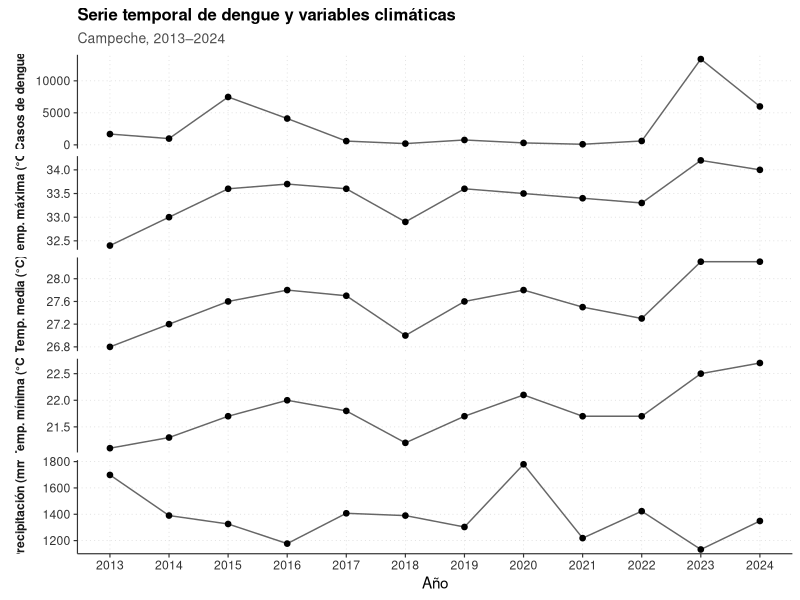
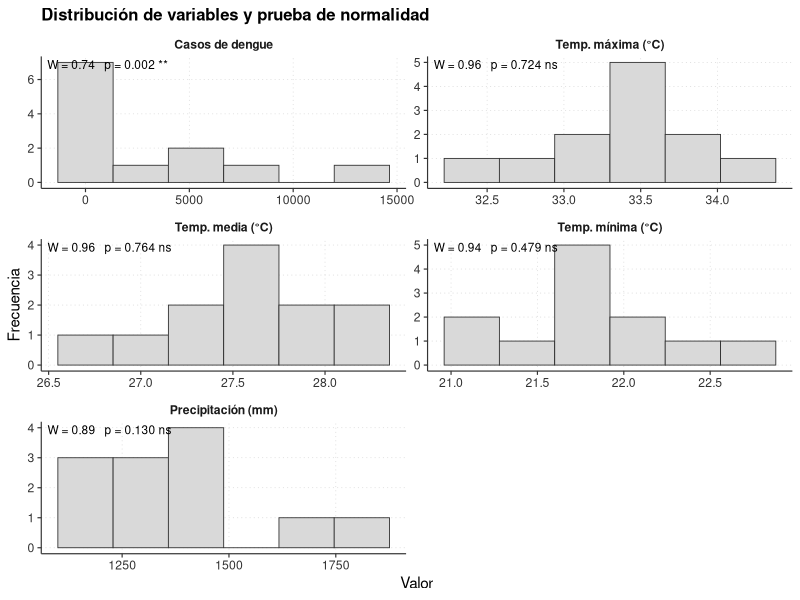
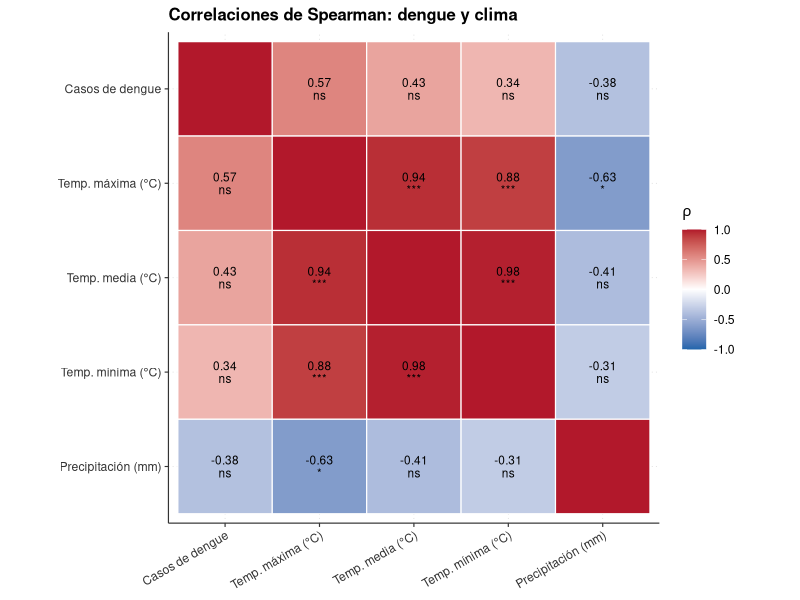
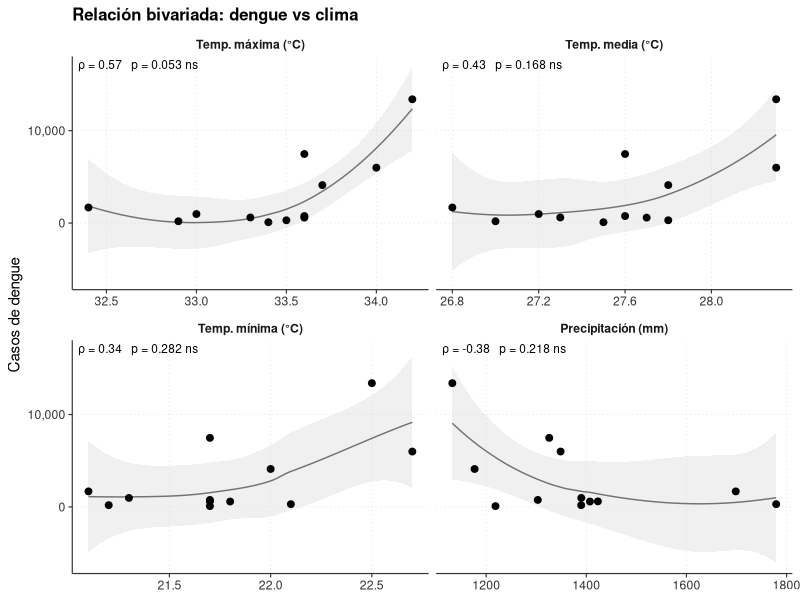
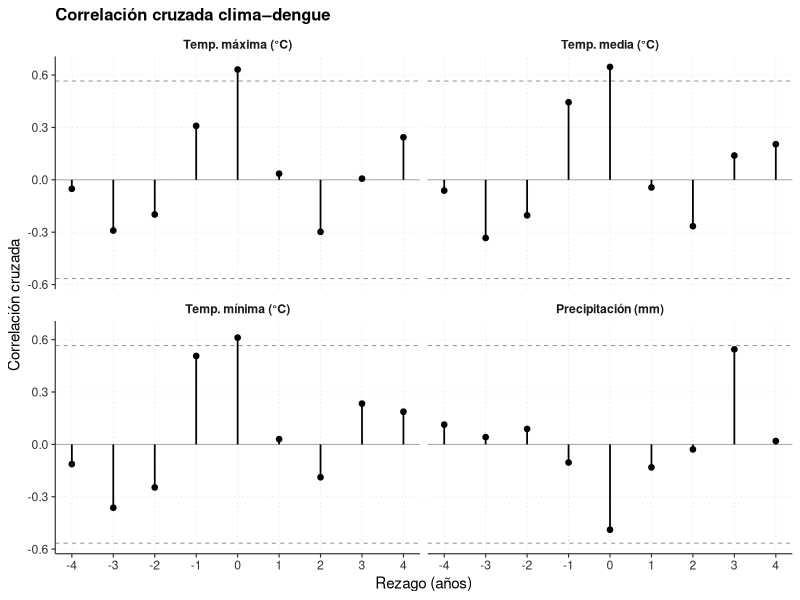
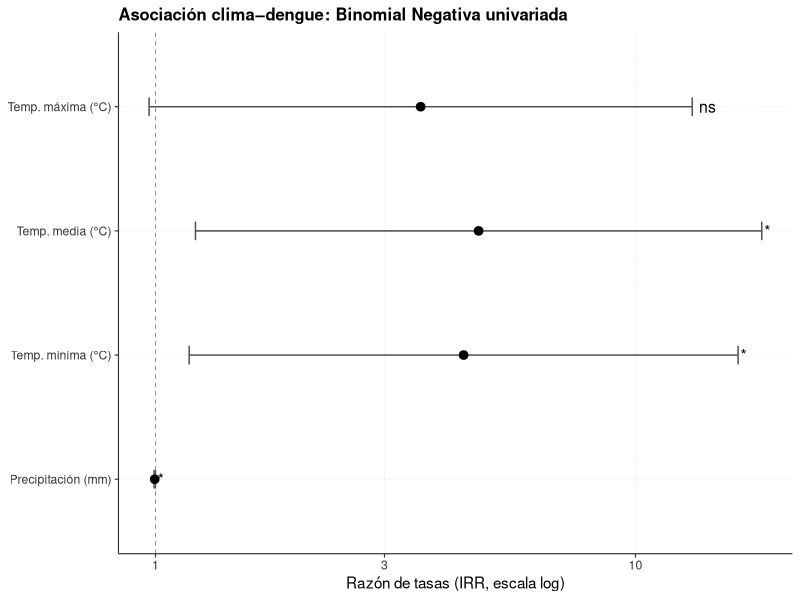
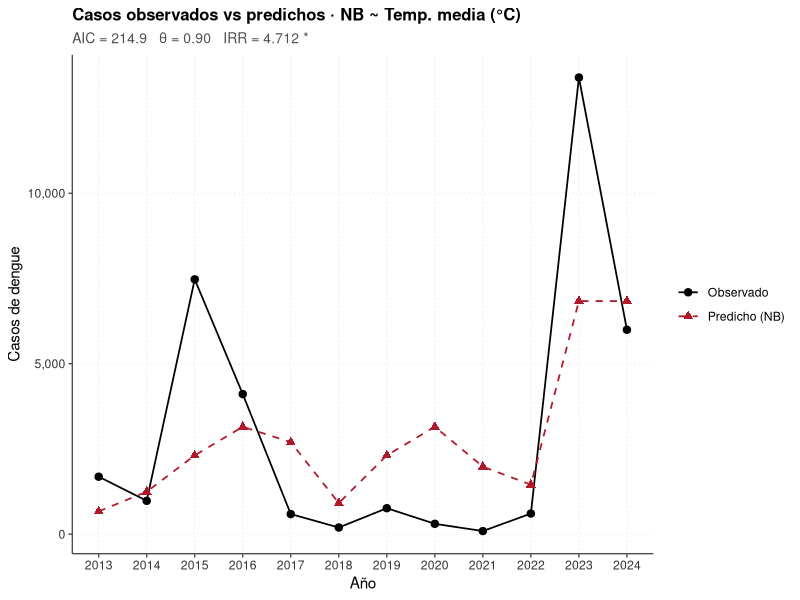
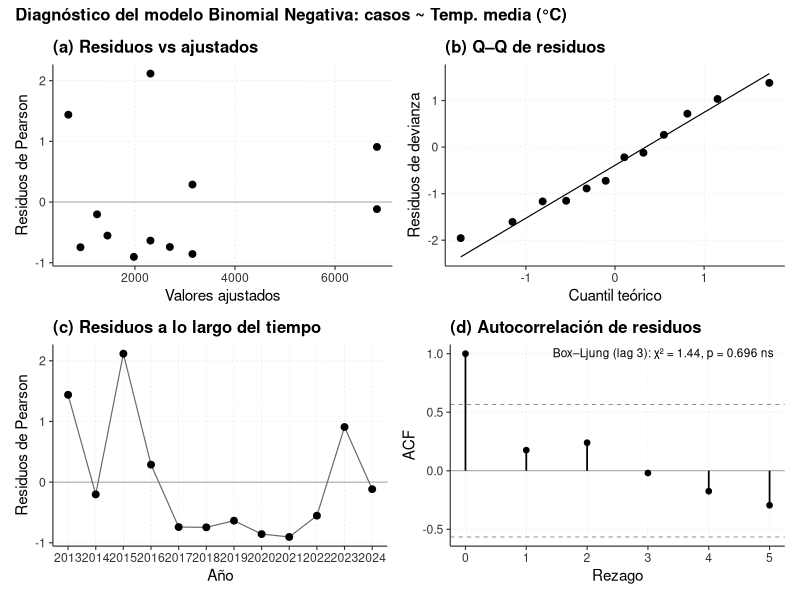

These figures' R source, in order:
# ============================================================
# ANÁLISIS DE DENGUE vs CLIMA EN CAMPECHE (2013–2024)
# ============================================================
# Datos anuales (n = 12). Conteos sobredispersos (rango 90-13 397).
# Por tamaño muestral y distribución, el análisis se basa en:
#   - Estadística descriptiva y prueba de normalidad (Shapiro–Wilk)
#   - Correlación no paramétrica (Spearman)
#   - Correlación cruzada (CCF) para evaluar rezagos
#   - Regresión Binomial Negativa (apropiada para conteos sobredispersos)
#
# Significancia representada como:
#   *** p < 0.001   ** p < 0.01   * p < 0.05   ns no significativo
#
# Limitaciones: n = 12 es pequeño; resultados exploratorios. Las
# temperaturas (max, med, min) son colineales; se evalúan en
# modelos univariados separados.
# ============================================================

suppressPackageStartupMessages({
  library(tidyverse)
  library(MASS)        # glm.nb
  library(patchwork)   # composición de paneles
})

# Resolver conflictos de namespace (MASS::select vs dplyr::select)
select <- dplyr::select

# --- Directorio de salida ------------------------------------
fig_dir <- "Figuras"
if (!dir.exists(fig_dir)) dir.create(fig_dir)

# --- Datos ---------------------------------------------------
df <- data.frame(
  anio     = 2013:2024,
  temp_max = c(32.4,33.0,33.6,33.7,33.6,32.9,33.6,33.5,33.4,33.3,34.2,34.0),
  temp_med = c(26.8,27.2,27.6,27.8,27.7,27.0,27.6,27.8,27.5,27.3,28.3,28.3),
  temp_min = c(21.1,21.3,21.7,22.0,21.8,21.2,21.7,22.1,21.7,21.7,22.5,22.7),
  precip   = c(1698.5,1390.1,1326.1,1177.0,1407.3,1389.8,1303.2,1779.3,
               1218.7,1423.2,1132.5,1348.8),
  casos    = c(1685,977,7475,4109,588,194,760,302,90,604,13397,5996)
)

# --- Estilo y utilidades -------------------------------------
theme_sci <- function(base_size = 11) {
  theme_classic(base_size = base_size) +
    theme(
      axis.line        = element_line(linewidth = 0.4, colour = "grey20"),
      axis.ticks       = element_line(linewidth = 0.4, colour = "grey20"),
      axis.text        = element_text(colour = "grey20"),
      plot.title       = element_text(size = base_size + 1, face = "bold"),
      plot.subtitle    = element_text(size = base_size - 1, colour = "grey30"),
      plot.caption     = element_text(size = base_size - 2, colour = "grey40",
                                      hjust = 0),
      strip.background = element_blank(),
      strip.text       = element_text(face = "bold"),
      legend.position  = "right",
      panel.grid.major = element_line(colour = "grey85", linewidth = 0.25,
                                      linetype = "dotted"),
      panel.grid.minor = element_blank()
    )
}

sig_stars <- function(p) {
  dplyr::case_when(
    is.na(p)   ~ "",
    p < 0.001  ~ "***",
    p < 0.01   ~ "**",
    p < 0.05   ~ "*",
    TRUE       ~ "ns"
  )
}

save_fig <- function(plot, n, name, w = 7, h = 5) {
  fname <- sprintf("Figura_%02d_%s.png", n, name)
  ggsave(file.path(fig_dir, fname), plot,
         width = w, height = h, dpi = 300, bg = "white")
  message("  -> ", fname)
  invisible(fname)
}

cap_sig <- "Significancia: *** p<0.001, ** p<0.01, * p<0.05, ns no significativo."

preds        <- c("temp_max", "temp_med", "temp_min", "precip")
labels_preds <- c("Temp. máxima (°C)", "Temp. media (°C)",
                  "Temp. mínima (°C)", "Precipitación (mm)")
vars_all     <- c("casos", preds)
labels_all   <- c("Casos de dengue", labels_preds)

df_long <- df %>%
  pivot_longer(-anio, names_to = "variable", values_to = "valor") %>%
  mutate(variable = factor(variable, levels = vars_all, labels = labels_all))

# =============================================================
# FIGURA 01 — Serie temporal
# =============================================================
p1 <- ggplot(df_long, aes(anio, valor)) +
  geom_line(colour = "grey40", linewidth = 0.5) +
  geom_point(colour = "black", size = 1.6) +
  facet_wrap(~variable, scales = "free_y", ncol = 1, strip.position = "left") +
  scale_x_continuous(breaks = df$anio) +
  labs(x = "Año", y = NULL,
       title = "Serie temporal de dengue y variables climáticas",
       subtitle = "Campeche, 2013–2024") +
  theme_sci() +
  theme(strip.placement  = "outside",
        strip.text.y.left = element_text(angle = 90, face = "bold"),
        axis.text.x       = element_text(angle = 0))
save_fig(p1, 1, "serie_temporal", w = 7, h = 9)

# =============================================================
# FIGURA 02 — Distribución + Shapiro–Wilk
# =============================================================
shapiro_res <- df_long %>%
  group_by(variable) %>%
  summarise(W = shapiro.test(valor)$statistic,
            p = shapiro.test(valor)$p.value, .groups = "drop") %>%
  mutate(stars = sig_stars(p),
         label = sprintf("W = %.2f   p = %.3f %s", W, p, stars))

p2 <- ggplot(df_long, aes(valor)) +
  geom_histogram(bins = 6, fill = "grey85", colour = "grey20",
                 linewidth = 0.3) +
  geom_text(data = shapiro_res,
            aes(x = -Inf, y = Inf, label = label),
            hjust = -0.05, vjust = 1.4, size = 3, inherit.aes = FALSE) +
  facet_wrap(~variable, scales = "free", ncol = 2) +
  labs(x = "Valor", y = "Frecuencia",
       title = "Distribución de variables y prueba de normalidad") +
  theme_sci()
save_fig(p2, 2, "distribucion_normalidad", w = 8, h = 6.5)

# =============================================================
# FIGURA 03 — Matriz de correlación de Spearman
# =============================================================
cor_mat <- cor(df[, vars_all], method = "spearman")
p_mat   <- matrix(NA, length(vars_all), length(vars_all),
                  dimnames = list(vars_all, vars_all))
for (i in seq_along(vars_all)) for (j in seq_along(vars_all)) {
  p_mat[i, j] <- suppressWarnings(
    cor.test(df[[vars_all[i]]], df[[vars_all[j]]],
             method = "spearman")$p.value
  )
}

cor_long <- as.data.frame(as.table(cor_mat)) %>%
  rename(var1 = Var1, var2 = Var2, rho = Freq) %>%
  mutate(p     = as.vector(p_mat),
         stars = sig_stars(p),
         label = ifelse(var1 == var2, "",
                        sprintf("%.2f\n%s", rho, stars)),
         var1  = factor(var1, levels = vars_all, labels = labels_all),
         var2  = factor(var2, levels = rev(vars_all),
                        labels = rev(labels_all)))

p3 <- ggplot(cor_long, aes(var1, var2, fill = rho)) +
  geom_tile(colour = "white", linewidth = 0.4) +
  geom_text(aes(label = label), size = 3, lineheight = 0.9) +
  scale_fill_gradient2(low = "#2166ac", mid = "white", high = "#b2182b",
                       midpoint = 0, limits = c(-1, 1),
                       name = expression(rho)) +
  coord_fixed() +
  labs(title = "Correlaciones de Spearman: dengue y clima",
       x = NULL, y = NULL) +
  theme_sci() +
  theme(axis.text.x = element_text(angle = 30, hjust = 1),
        panel.grid  = element_blank())
save_fig(p3, 3, "correlacion_spearman", w = 7, h = 6)

# =============================================================
# FIGURA 04 — Bivariadas casos vs predictores
# =============================================================
bivar <- df %>%
  select(anio, casos, all_of(preds)) %>%
  pivot_longer(-c(anio, casos), names_to = "variable", values_to = "x") %>%
  mutate(variable = factor(variable, levels = preds, labels = labels_preds))

annot <- map_dfr(preds, function(v) {
  ct <- suppressWarnings(cor.test(df$casos, df[[v]], method = "spearman"))
  tibble(variable = v,
         rho      = unname(ct$estimate),
         p        = ct$p.value,
         stars    = sig_stars(ct$p.value))
}) %>%
  mutate(variable = factor(variable, levels = preds, labels = labels_preds),
         label    = sprintf("ρ = %.2f   p = %.3f %s", rho, p, stars))

p4 <- ggplot(bivar, aes(x, casos)) +
  geom_smooth(method = "loess", se = TRUE, colour = "grey45",
              fill = "grey85", linewidth = 0.5,
              formula = y ~ x, span = 1) +
  geom_point(size = 2, colour = "black") +
  geom_text(data = annot,
            aes(x = -Inf, y = Inf, label = label),
            hjust = -0.05, vjust = 1.4, size = 3, inherit.aes = FALSE) +
  facet_wrap(~variable, scales = "free_x", ncol = 2) +
  scale_y_continuous(labels = scales::comma) +
  labs(x = NULL, y = "Casos de dengue",
       title = "Relación bivariada: dengue vs clima") +
  theme_sci()
save_fig(p4, 4, "bivariado_spearman", w = 8.5, h = 6.5)

# =============================================================
# FIGURA 05 — Correlación cruzada (CCF) con rezagos
# =============================================================
# ccf(casos, climate): lag k = cor(casos_{t+k}, climate_t).
#   k > 0  → el clima precede a los casos (efecto rezagado del clima)
#   k < 0  → los casos preceden al clima
ccf_data <- map_dfr(preds, function(v) {
  obj <- ccf(df$casos, df[[v]], lag.max = 4, plot = FALSE)
  tibble(lag      = as.vector(obj$lag),
         acf      = as.vector(obj$acf),
         variable = v)
}) %>%
  mutate(variable = factor(variable, levels = preds, labels = labels_preds))

ci_ccf <- qnorm(0.975) / sqrt(nrow(df))

p5 <- ggplot(ccf_data, aes(lag, acf)) +
  geom_hline(yintercept = 0, colour = "grey60", linewidth = 0.3) +
  geom_hline(yintercept = c(-ci_ccf, ci_ccf), colour = "grey50",
             linetype = "dashed", linewidth = 0.3) +
  geom_segment(aes(xend = lag, yend = 0), linewidth = 0.6) +
  geom_point(size = 1.6) +
  facet_wrap(~variable, ncol = 2) +
  scale_x_continuous(breaks = -4:4) +
  labs(x = "Rezago (años)",
       y = "Correlación cruzada",
       title = "Correlación cruzada clima–dengue") +
  theme_sci()
save_fig(p5, 5, "ccf_lags", w = 8.5, h = 6)

# =============================================================
# FIGURA 06 — Forest plot: regresión Binomial Negativa univariada
# =============================================================
nb_fit <- function(predictor) {
  f <- as.formula(paste("casos ~", predictor))
  glm.nb(f, data = df)
}
models <- setNames(lapply(preds, nb_fit), labels_preds)

coef_df <- imap_dfr(models, function(m, name) {
  s   <- summary(m)$coefficients
  est <- s[2, 1]; se <- s[2, 2]; p <- s[2, 4]
  tibble(modelo = name,
         IRR    = exp(est),
         lo     = exp(est - qnorm(0.975) * se),
         hi     = exp(est + qnorm(0.975) * se),
         p      = p,
         stars  = sig_stars(p),
         AIC    = AIC(m),
         theta  = m$theta)
}) %>%
  mutate(modelo = factor(modelo, levels = rev(labels_preds)))

p6 <- ggplot(coef_df, aes(IRR, modelo)) +
  geom_vline(xintercept = 1, linetype = "dashed",
             colour = "grey50", linewidth = 0.3) +
  geom_errorbarh(aes(xmin = lo, xmax = hi),
                 height = 0.15, colour = "grey30", linewidth = 0.5) +
  geom_point(size = 2.6) +
  geom_text(aes(x = hi, label = stars),
            hjust = -0.4, vjust = 0.5, size = 4) +
  scale_x_log10() +
  labs(x = "Razón de tasas (IRR, escala log)",
       y = NULL,
       title = "Asociación clima–dengue: Binomial Negativa univariada") +
  theme_sci()
save_fig(p6, 6, "forest_NB", w = 7.5, h = 4.5)

# =============================================================
# FIGURA 07 — Observado vs predicho (mejor modelo por AIC)
# =============================================================
best_name  <- coef_df$modelo[which.min(coef_df$AIC)] %>% as.character()
best_idx   <- match(best_name, labels_preds)
best_model <- models[[best_name]]
df$pred    <- predict(best_model, type = "response")

p7 <- ggplot(df, aes(anio)) +
  geom_line(aes(y = casos, colour = "Observado"), linewidth = 0.6) +
  geom_point(aes(y = casos, colour = "Observado"), size = 2.2) +
  geom_line(aes(y = pred, colour = "Predicho (NB)"),
            linewidth = 0.6, linetype = "dashed") +
  geom_point(aes(y = pred, colour = "Predicho (NB)"),
             size = 2.2, shape = 17) +
  scale_x_continuous(breaks = df$anio) +
  scale_y_continuous(labels = scales::comma) +
  scale_colour_manual(values = c("Observado"     = "black",
                                 "Predicho (NB)" = "#b2182b"),
                      name = NULL) +
  labs(x = "Año", y = "Casos de dengue",
       title    = sprintf("Casos observados vs predichos · NB ~ %s", best_name),
       subtitle = sprintf("AIC = %.1f   θ = %.2f   IRR = %.3f %s",
                          AIC(best_model), best_model$theta,
                          coef_df$IRR[best_idx], coef_df$stars[best_idx])) +
  theme_sci()
save_fig(p7, 7, "obs_vs_pred_NB", w = 8.5, h = 4.5)

# =============================================================
# FIGURA 08 — Diagnóstico del modelo NB
# =============================================================
diag_df <- tibble(
  fitted        = fitted(best_model),
  resid_pearson = residuals(best_model, type = "pearson"),
  resid_dev     = residuals(best_model, type = "deviance"),
  anio          = df$anio
)

g1 <- ggplot(diag_df, aes(fitted, resid_pearson)) +
  geom_hline(yintercept = 0, colour = "grey60", linewidth = 0.3) +
  geom_point(size = 2) +
  labs(x = "Valores ajustados", y = "Residuos de Pearson",
       title = "(a) Residuos vs ajustados") +
  theme_sci()

g2 <- ggplot(diag_df, aes(sample = resid_dev)) +
  stat_qq(size = 2) + stat_qq_line(linewidth = 0.4) +
  labs(x = "Cuantil teórico", y = "Residuos de devianza",
       title = "(b) Q–Q de residuos") +
  theme_sci()

g3 <- ggplot(diag_df, aes(anio, resid_pearson)) +
  geom_hline(yintercept = 0, colour = "grey60", linewidth = 0.3) +
  geom_line(colour = "grey40", linewidth = 0.4) +
  geom_point(size = 2) +
  scale_x_continuous(breaks = df$anio) +
  labs(x = "Año", y = "Residuos de Pearson",
       title = "(c) Residuos a lo largo del tiempo") +
  theme_sci()

acf_obj <- acf(diag_df$resid_pearson, plot = FALSE, lag.max = 5)
acf_df  <- tibble(lag = as.vector(acf_obj$lag),
                  acf = as.vector(acf_obj$acf))
ci_acf  <- qnorm(0.975) / sqrt(nrow(diag_df))

# Prueba Box–Ljung (autocorrelación de residuos)
bl <- Box.test(diag_df$resid_pearson, lag = 3, type = "Ljung-Box")
bl_label <- sprintf("Box–Ljung (lag 3): χ² = %.2f, p = %.3f %s",
                    bl$statistic, bl$p.value, sig_stars(bl$p.value))

g4 <- ggplot(acf_df, aes(lag, acf)) +
  geom_hline(yintercept = 0, colour = "grey60", linewidth = 0.3) +
  geom_hline(yintercept = c(-ci_acf, ci_acf), colour = "grey50",
             linetype = "dashed", linewidth = 0.3) +
  geom_segment(aes(xend = lag, yend = 0), linewidth = 0.6) +
  geom_point(size = 1.6) +
  annotate("text", x = Inf, y = Inf, label = bl_label,
           hjust = 1.05, vjust = 1.4, size = 3) +
  labs(x = "Rezago", y = "ACF",
       title = "(d) Autocorrelación de residuos") +
  theme_sci()

p8 <- (g1 | g2) / (g3 | g4) +
  plot_annotation(
    title = sprintf("Diagnóstico del modelo Binomial Negativa: casos ~ %s",
                    best_name),
    theme = theme(plot.title = element_text(face = "bold", size = 12))
  )
save_fig(p8, 8, "diagnostico_NB", w = 10, h = 7.5)

# =============================================================
# Resumen al log
# =============================================================
cat("\n================ RESUMEN ESTADÍSTICO ================\n")
cat("\nShapiro–Wilk (normalidad por variable):\n")
print(shapiro_res %>% select(variable, W, p, stars), n = Inf)

cat("\nCorrelaciones de Spearman vs casos:\n")
print(annot %>% select(variable, rho, p, stars), n = Inf)

cat("\nModelos Binomial Negativa univariados:\n")
print(coef_df %>% select(modelo, IRR, lo, hi, p, stars, AIC, theta), n = Inf)

cat(sprintf("\nMejor modelo por AIC: NB ~ %s   (AIC = %.2f)\n",
            best_name, AIC(best_model)))
cat(sprintf("Box–Ljung sobre residuos (lag 3): p = %.3f %s\n",
            bl$p.value, sig_stars(bl$p.value)))
cat("\nFiguras guardadas en:", normalizePath(fig_dir), "\n")
